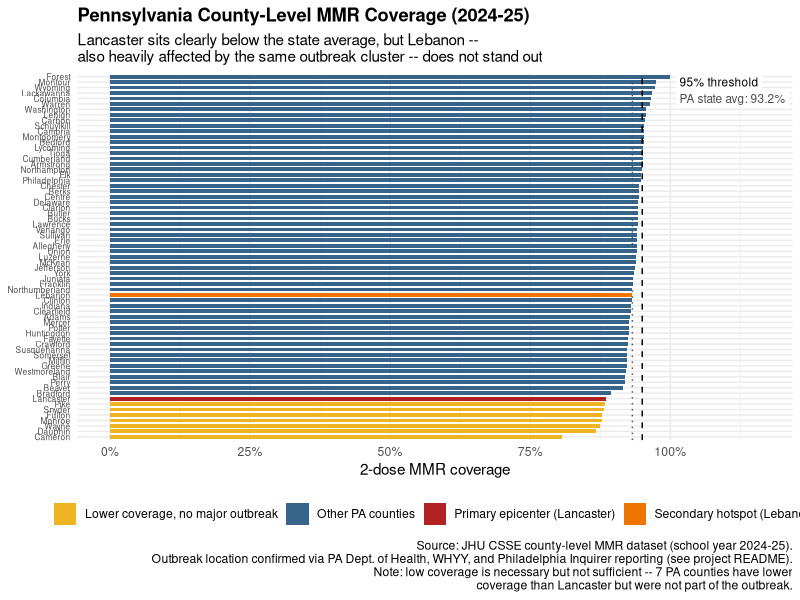
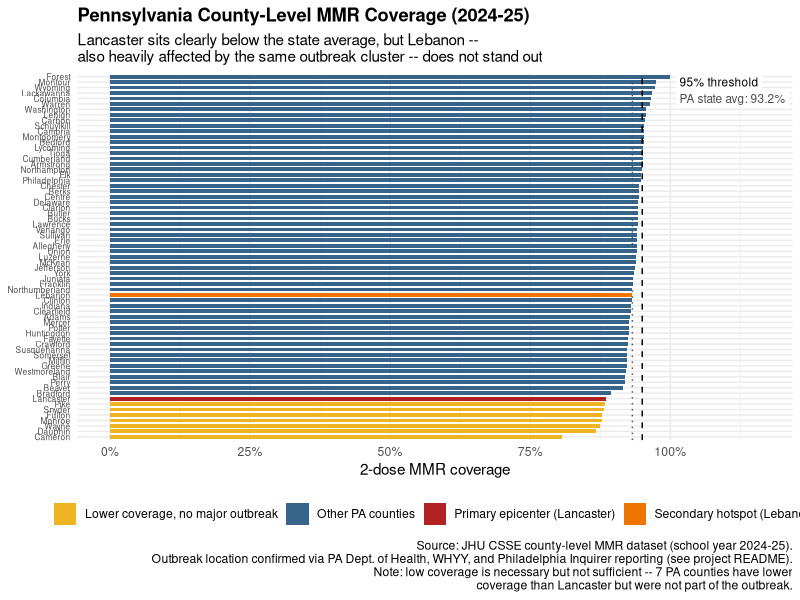

Generate these figures, in order, with R: (Note: this script raises an error after producing the figures.)
# ============================================================
# 05_pa_county_detail.R
# Zoom-in figure: Pennsylvania county-level MMR coverage,
# highlighting the Lancaster-Lebanon outbreak cluster.
# ============================================================
#
# WHY THIS SCRIPT EXISTS:
#   Same idea as 04_sc_county_detail.R -- checking whether PA's 2026
#   measles outbreak (concentrated in Lancaster and Lebanon counties)
#   shows up as a low-coverage outlier at the county level, the way
#   Spartanburg did in South Carolina.
#
# EXTERNAL VALIDATION (see README for sources):
#   Multiple sources (PA Dept. of Health, WHYY, Philadelphia Inquirer,
#   Global Biodefense) confirm PA's 2026 outbreak began in Lancaster
#   County in late April and spread to neighboring Lebanon County. Of
#   84 statewide cases as of late June: 41 in Lancaster, and 72 total
#   across the Lancaster-Lebanon cluster (implying ~31 in Lebanon and
#   nearby counties). UNLIKE South Carolina's single-county epicenter,
#   this is a TWO-COUNTY cluster with meaningfully DIFFERENT coverage
#   rates -- worth showing as two distinct categories, not one.
#
# WHAT THIS SCRIPT FINDS (checked against the data before writing this):
#   - Lancaster: 0.885 -- 8th-lowest of PA's 67 counties, clearly below
#     both the 95% threshold AND the state average (0.932).
#   - Lebanon: 0.932 -- statistically unremarkable, right at the state
#     average. Despite being heavily affected by the SAME outbreak
#     cluster, Lebanon's OWN coverage rate does not stand out the way
#     Lancaster's does. This is a genuinely different pattern from SC
#     (where Spartanburg alone was both the epicenter AND a clear
#     low-coverage outlier) -- worth calling out explicitly rather than
#     assuming the SC story repeats exactly.
#
# CAVEAT -- DON'T OVERCLAIM (same as SC script):
#   7 PA counties have LOWER coverage than Lancaster (Cameron, Dauphin,
#   Fulton, Monroe, Pike, Snyder, Wayne) yet none were the outbreak
#   site. Low coverage remains necessary but not sufficient.
# ============================================================

library(tidyverse)

mmr_raw <- read_csv("data/raw/mmr_data_us_counties_v2.csv", show_col_types = FALSE,
                     locale = locale(encoding = "UTF-8"),
                     col_types = cols(
                       FIPS = col_character(),
                       SY2017_18 = col_character(),
                       SY2018_19 = col_character(),
                       SY2019_20 = col_character(),
                       SY2020_21 = col_character(),
                       SY2021_22 = col_character(),
                       SY2022_23 = col_character(),
                       SY2023_24 = col_character(),
                       SY2024_25 = col_character(),
                       .default = col_guess()
                     ))

# --- Filter to Pennsylvania, most recent year (2024-25) ---
pa_counties <- mmr_raw %>%
  filter(State == "PA") %>%
  mutate(mmr_rate = as.numeric(str_remove(SY2024_25, "\\*$"))) %>%
  filter(!is.na(mmr_rate)) %>%
  select(County, mmr_rate)

cat("PA counties with 2024-25 data:", nrow(pa_counties), "\n")

pa_state_avg <- mean(pa_counties$mmr_rate)
cat("PA statewide average (unweighted):", round(pa_state_avg, 3), "\n")

# --- Flag the outbreak cluster and lower-coverage-but-unaffected counties ---
primary_epicenter <- "Lancaster"
secondary_hotspot <- "Lebanon"

lancaster_rate <- pa_counties$mmr_rate[pa_counties$County == primary_epicenter]

lower_than_epicenter <- pa_counties %>%
  filter(mmr_rate < lancaster_rate, !County %in% c(primary_epicenter, secondary_hotspot)) %>%
  pull(County)

cat("Counties with LOWER coverage than Lancaster but no major outbreak reported:\n")
print(lower_than_epicenter)

pa_counties <- pa_counties %>%
  mutate(
    highlight = case_when(
      County == primary_epicenter ~ "Primary epicenter (Lancaster)",
      County == secondary_hotspot ~ "Secondary hotspot (Lebanon)",
      County %in% lower_than_epicenter ~ "Lower coverage, no major outbreak",
      TRUE ~ "Other PA counties"
    ),
    County = fct_reorder(County, mmr_rate)
  )

# --- Horizontal bar chart, sorted by coverage ---
n_counties <- nrow(pa_counties)

p <- ggplot(pa_counties, aes(x = mmr_rate, y = County, fill = highlight)) +
  geom_col(width = 0.7) +
  geom_vline(xintercept = 0.95, linetype = "dashed", color = "black", linewidth = 0.5) +
  geom_vline(xintercept = pa_state_avg, linetype = "dotted", color = "gray30", linewidth = 0.5) +
  annotate("label", x = 1.01, y = n_counties - 1, label = "95% threshold",
           hjust = 0, size = 3, color = "black", label.size = 0, fill = "white") +
  annotate("label", x = 1.01, y = n_counties - 4,
           label = paste0("PA state avg: ", scales::percent(pa_state_avg, accuracy = 0.1)),
           hjust = 0, size = 3, color = "gray30", label.size = 0, fill = "white") +
  scale_fill_manual(values = c(
    "Primary epicenter (Lancaster)" = "firebrick",
    "Secondary hotspot (Lebanon)" = "darkorange2",
    "Lower coverage, no major outbreak" = "goldenrod2",
    "Other PA counties" = "steelblue4"
  )) +
  scale_x_continuous(labels = scales::percent, limits = c(0, 1.16),
                      breaks = c(0, 0.25, 0.5, 0.75, 1.0)) +
  labs(
    title = "Pennsylvania County-Level MMR Coverage (2024-25)",
    subtitle = paste0(
      "Lancaster sits clearly below the state average, but Lebanon --\n",
      "also heavily affected by the same outbreak cluster -- does not stand out"
    ),
    x = "2-dose MMR coverage",
    y = NULL,
    fill = NULL,
    caption = paste(
      "Source: JHU CSSE county-level MMR dataset (school year 2024-25).",
      "Outbreak location confirmed via PA Dept. of Health, WHYY, and Philadelphia Inquirer reporting (see project README).",
      "Note: low coverage is necessary but not sufficient -- 7 PA counties have lower",
      "coverage than Lancaster but were not part of the outbreak.",
      sep = "\n"
    )
  ) +
  theme_minimal(base_size = 11) +
  theme(
    plot.title = element_text(face = "bold"),
    legend.position = "bottom",
    axis.text.y = element_text(size = 6)
  )

print(p)

dir.create("output/figures", recursive = TRUE, showWarnings = FALSE)
ggsave("output/figures/pa_county_mmr_detail_20260704.png", plot = p,
       width = 8, height = 11, dpi = 300)

write_csv(pa_counties, "data/clean/pa_county_mmr_20260704.csv")
